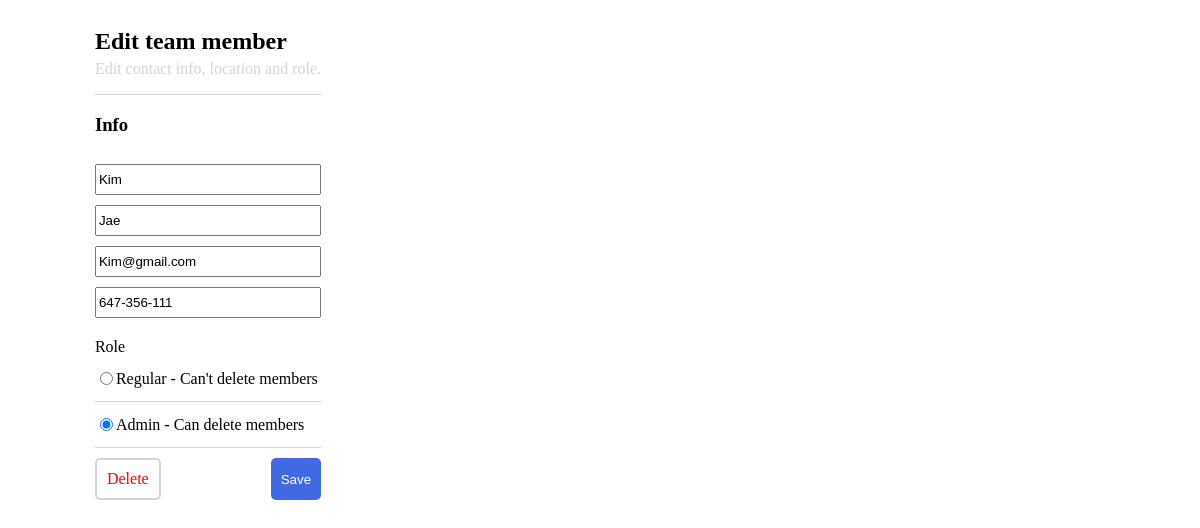
The page /edit/49/ on the database as committed earlier.
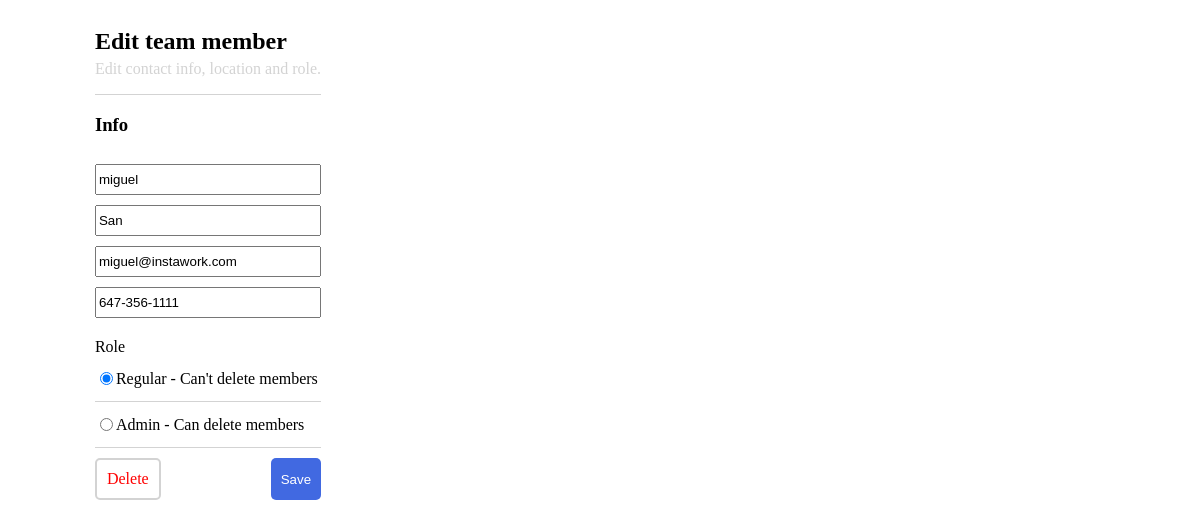
The same page on the database as committed later.
### myEmployeeList/models.py (models this page shows, shortened)
class TeamMember(models.Model):
  first_name = models.CharField(max_length = 25, blank = False, null = False)
  last_name = models.CharField(max_length = 25, blank = False, null = False)
  email = models.EmailField(blank = False, null = False)
  phone_number = models.CharField(max_length = 25, blank = False, null = False)
  CHOICES = [
    ('regular', "Regular - Can't delete members"),
    ('admin', 'Admin - Can delete members'),
  ]
  member_type = models.CharField(max_length=10, choices=CHOICES)

### myEmployeeList/views.py (the view, shortened to what this page needs)
# urls.py: path('edit/<str:pk>/', views.EditTeamMember.as_view(), name = 'edit'),
class EditTeamMember(View):
  def get(self, request, pk):
    selectedTeamMember = TeamMember.objects.get(id = pk)
    selectedTeamMemberForm = TeamMemberForm(instance = selectedTeamMember)
    context = {'selectedTeamMemberForm' : selectedTeamMemberForm,
    'selectedTeamMemberId': pk}
    return render(request, "edit.html", context)

### myEmployeeList/form.py
class TeamMemberForm(ModelForm):
  member_type = forms.ChoiceField(required = True, initial='regular', choices=TeamMember.CHOICES, widget=forms.RadioSelect())
  class Meta:
    model = TeamMember
    fields = '__all__'
  def __init__(self, *args, **kwargs):
    super(TeamMemberForm, self).__init__(*args, **kwargs)
    placeholders = {
        'first_name': 'Enter first name',
        'last_name': 'Enter last name',
        'email': 'Enter email',
        'phone_number': 'Enter phone number',
    }
    for field_name, placeholder in placeholders.items():
        self.fields[field_name].widget.attrs['placeholder'] = placeholder

### myEmployeeList/templates/edit.html (shortened to what this page needs)
<!DOCTYPE html>
<html lang="en">
  <head>
    {% load static %}
    <link
      rel="stylesheet"
      type="text/css"
      href="{% static 'myEmployeeList/edit.css' %}"
    />
  </head>
  <body>
    <div class="add-member-container">
      <div>
        <h2 class="title">Edit team member</h2>
        <p class="title-desc">Edit contact info, location and role.</p>
      </div>
      <div class="line" />
      <h3 class="sub-title">Info</h3>
      <form method="post">
        <div class="member-input-container add-member-container">
         {{selectedTeamMemberForm}}
          <div class="btn-container">
            <a class="btn-delete" href="/delete/{{selectedTeamMemberId}}/">Delete</a>
            <button class="btn" type="submit">Save</button>
        </div>
      </form>
    </div>
  </body>
</html>

### myEmployeeList/static/myEmployeeList/edit.css (style rules this page uses)
body { display: flex; justify-content: center; text-align: left; width: 400px; max-width: 400px; }
.title-desc { margin-top: -15px; color: lightgray; }
.line { border-top: 1px solid lightgray; }
.add-member-container { display: grid; }
.member-input-container input { height: 25px; margin-top: 10px; }
.member-input-container input::placeholder { color: lightgray; }
.member-input-container label { display: none; }
div #id_member_type { margin-top: 20px; }
div #id_member_type input { margin-bottom: 10px; }
div #id_member_type::before { content: 'Role'; }
div #id_member_type label { display: flex; align-items: center; border-bottom: solid 1px lightgray; }
.btn-container { display: flex; justify-content: space-between; }
.btn { margin-top: 10px; padding: 10px; border-radius: 5px; color: white; background-color: royalblue; border: none; }
.btn-delete { margin-top: 10px; padding: 10px; border-radius: 5px; color: red; background-color: white; border: solid 2px lightgray; text-decoration: none; }

Rows that differ between the two databases and show on the page:
changed TeamMember: first_name "Kim" → "miguel"; last_name "Jae" → "San"; email "Kim@gmail.com" → "miguel@instawork.com"; phone_number "647-356-111" → "647-356-1111"; member_type "☐ Regular - Can't delete members ☑ Admin - Can delete members" → "☑ Regular - Can't delete members ☐ Admin - Can delete members"
